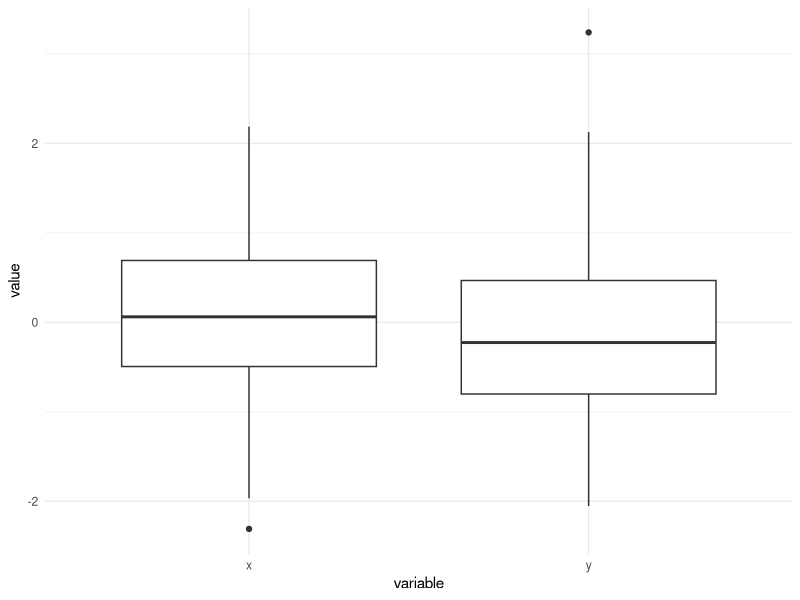

Here is the R script that generated this plot: (Note: this script raises an error after producing the figure.)
# Load required libraries
library(tidyverse)
library(lmtest)
library(urca)

# Generate some dummy data
set.seed(123)
data <- data.frame(x = rnorm(100), y = rnorm(100))

# Check for missing values
sum(is.na(data))

# Check for outliers using boxplots
data %>% 
  gather(key = "variable", value = "value") %>% 
  ggplot(aes(x = variable, y = value)) +
  geom_boxplot() +
  theme_minimal()

# Check for stationarity using ADF test
adf.test(data$x)
adf.test(data$y)

# Check for stationarity using PP test
pp.test(data$x)
pp.test(data$y)
